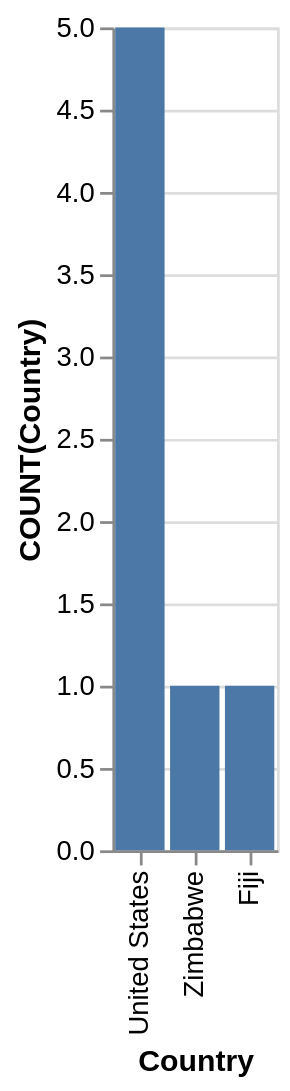

Vega-Lite specification stored for this chart:
### Vega-Lite specification from a JSON file in a GitHub repository (floating-point values rounded to 4 significant figures)
{"data": {"values": [{"x_data": "United States", "y_data": 5}, {"x_data": "Zimbabwe", "y_data": 1}, {"x_data": "Fiji", "y_data": 1}]}, "mark": "bar", "encoding": {"x": {"field": "x_data", "type": "nominal", "title": "Country", "sort": {"op": "sum", "field": "y_data", "order": "descending"}}, "y": {"field": "y_data", "type": "quantitative", "title": "COUNT(Country)"}}}
